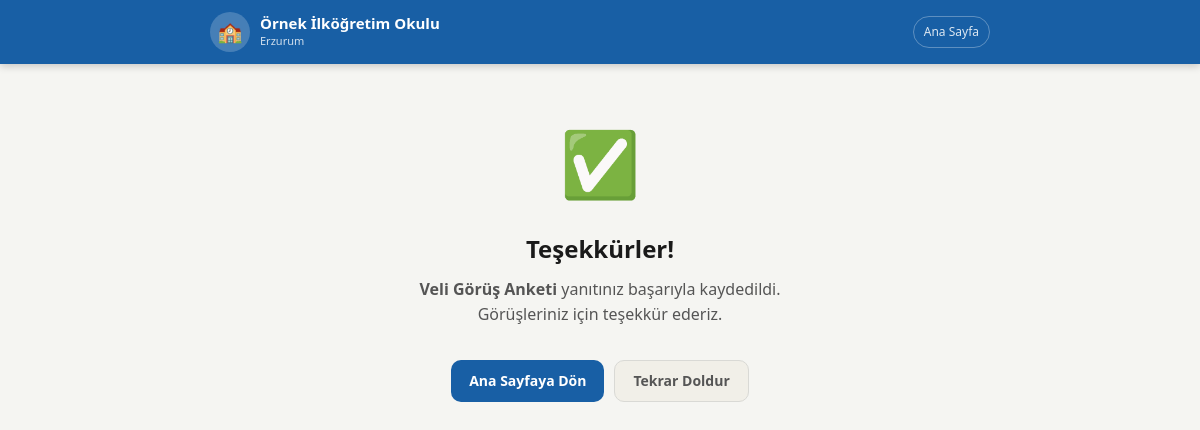
/tesekkur/2, run on the app's committed database.
### tables this page shows
CREATE TABLE ayarlar (
            anahtar TEXT PRIMARY KEY, deger TEXT
        );

CREATE TABLE anketler (
            id INTEGER PRIMARY KEY AUTOINCREMENT,
            rol TEXT NOT NULL, baslik TEXT NOT NULL,
            icon TEXT NOT NULL DEFAULT '📝',
            aktif INTEGER DEFAULT 1, sira INTEGER DEFAULT 0,
            baslangic_tarihi TEXT DEFAULT NULL,
            bitis_tarihi TEXT DEFAULT NULL,
            aciklama TEXT DEFAULT '',
            gorunum TEXT DEFAULT 'varsayilan'
        );

### app.py (the view)
@app.route("/tesekkur/<int:anket_id>")
def tesekkur(anket_id):
    with db() as c:
        a=c.execute("SELECT * FROM anketler WHERE id=?",(anket_id,)).fetchone()
    ctx=gctx(); ctx["anket"]=dict(a) if a else {"baslik":"Anket","icon":"✅","id":0}
    return render_template("tesekkur.html",**ctx)

### app.py (called while the page is built)
def db():
    con = sqlite3.connect(DB)
    con.row_factory = sqlite3.Row
    return con

def ayar(k, v=""):
    with db() as c:
        r=c.execute("SELECT deger FROM ayarlar WHERE anahtar=?",(k,)).fetchone()
    return r["deger"] if r else v

def gctx():
    return {"okul_adi":ayar("okul_adi"),"okul_sehir":ayar("okul_sehir"),
            "tema":ayar("tema","mavi"),"amblem":ayar("amblem")}

### templates/tesekkur.html (shortened to what this page needs)
{% extends "base.html" %}
{% block icerik %}
<div class="kap" style="text-align:center;padding-top:3rem">
  <div style="font-size:64px;margin-bottom:1rem">✅</div>
  <h1 style="font-size:24px;font-weight:800;margin-bottom:8px">Teşekkürler!</h1>
  <p style="font-size:16px;color:var(--metin-ik);margin-bottom:2rem;max-width:400px;margin-left:auto;margin-right:auto">
    <strong>{{ anket.baslik }}</strong> yanıtınız başarıyla kaydedildi. Görüşleriniz için teşekkür ederiz.
  </p>
  <div style="display:flex;gap:10px;justify-content:center;flex-wrap:wrap">
    <a href="/" class="btn btn-ana">Ana Sayfaya Dön</a>
    <a href="/anket/{{ anket.id }}" class="btn btn-gri">Tekrar Doldur</a>
  </div>
</div>
{% endblock %}

### templates/base.html (shortened to what this page needs)
<!DOCTYPE html>
<html lang="tr" data-tema="{{ tema }}">
<head>
<link rel="stylesheet" href="/static/css/style.css">
</head>
<body>
<header class="site-header">
  <div class="header-ic">
    <a href="/" class="logo-bolum">
      {% if amblem %}
        <img src="{{ amblem }}" class="amblem-img" alt="Amblem">
      {% else %}
        <div class="amblem-placeholder">🏫</div>
      {% endif %}
      <div>
        <div class="okul-adi-header">{{ okul_adi }}</div>
        {% if okul_sehir %}<div class="okul-sehir-header">{{ okul_sehir }}</div>{% endif %}
      </div>
    </a>
    <nav class="header-nav">
      <a href="/" class="header-link">Ana Sayfa</a>
    </nav>
  </div>
</header>
<main>{% block icerik %}{% endblock %}</main>
</body>
</html>

### static/css/style.css (style rules this page uses)
*,*::before,*::after { box-sizing:border-box;margin:0;padding:0 }
html { font-size:16px;-webkit-text-size-adjust:100% }
body { font-family:'Segoe UI',system-ui,-apple-system,sans-serif;background:var(--arka);color:var(--metin);min-height:100vh;line-height:1.6 }
:root,[data-tema="mavi"] { --ana:#185FA5;--ana-koy:#0d4278;--ana-ac:#E6F1FB;--ana-orta:#B5D4F4; --yesil:#3B6D11;--yesil-ac:#EAF3DE; --turuncu:#854F0B;--turuncu-ac:#FAEEDA; --kirmizi:#A32D2D;--kirmizi-ac:#FCEBEB; --gri:#888780;--gri-ac:#F1EFE8; --metin:#1a1a1a;--metin-ik:#555;--metin-uc:#888; --kenar:#d9d9d5;--kenar-koy:#b0b0aa; --arka:#f5f5f2;--yuzey:#ffffff; --golge:0 2px 8px rgba(0,0,0,.08); --golge-buyuk:0 4px 20px rgba(0,0,0,.12); --r:10px;--r-lg:14px;--r-xl:20px; }
.kap { max-width:780px;margin:0 auto;padding:1rem }
@media (min-width:640px) { .kap { padding:1.5rem } }
.site-header { background:var(--ana);color:#fff;padding:.75rem 1rem;position:sticky;top:0;z-index:100;box-shadow:0 2px 8px rgba(0,0,0,.2) }
.header-ic { max-width:780px;margin:0 auto;display:flex;align-items:center;justify-content:space-between;gap:10px }
.logo-bolum { display:flex;align-items:center;gap:10px;text-decoration:none;color:#fff;min-width:0 }
.amblem-placeholder { width:40px;height:40px;border-radius:50%;background:rgba(255,255,255,.2);display:flex;align-items:center;justify-content:center;font-size:20px;flex-shrink:0 }
.okul-adi-header { font-size:15px;font-weight:700;line-height:1.2;white-space:nowrap;overflow:hidden;text-overflow:ellipsis }
.okul-sehir-header { font-size:11px;opacity:.8 }
.header-nav { display:flex;gap:6px;flex-shrink:0 }
.header-link { color:rgba(255,255,255,.85);font-size:12px;text-decoration:none;padding:5px 10px;border:1px solid rgba(255,255,255,.3);border-radius:20px;transition:all .15s;white-space:nowrap }
.btn { display:inline-flex;align-items:center;gap:6px;padding:9px 18px;border-radius:var(--r);border:none;font-size:14px;font-weight:600;cursor:pointer;text-decoration:none;transition:all .15s;white-space:nowrap }
.btn-ana { background:var(--ana);color:#fff }
.btn-gri { background:var(--gri-ac);color:var(--metin-ik);border:1px solid var(--kenar) }

### templates/base.html (style rules this page uses)
html, body { overflow-x: hidden; }

### data on the page
ayarlar: deger "Örnek İlköğretim Okulu"
ayarlar: deger "Erzurum"
anketler: baslik "Veli Görüş Anketi"
